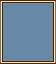

A 2D game scene composited from a Tiled map and its tileset images. What follows is a short description and the map's XML, with every tile layer's data as written:
An orthogonal 7x8 tile map with 8x8 px tiles, 1 tile layer (Tile Layer 1).

<map version="1.5" tiledversion="1.7.2" orientation="orthogonal" renderorder="right-down" width="7" height="8" tilewidth="8" tileheight="8" infinite="0" nextlayerid="2" nextobjectid="1">
 <tileset firstgid="1" name="MenuTiles" tilewidth="8" tileheight="8" tilecount="128" columns="32">
  <image source="MenuTiles.png" width="256" height="32" />
 </tileset>
 <layer id="1" name="Tile Layer 1" width="7" height="8">
  <data encoding="csv">
2147483739,90,90,90,90,90,91,
96,10,10,10,10,10,2147483744,
96,10,10,10,10,10,2147483744,
96,10,10,10,10,10,2147483744,
96,10,10,10,10,10,2147483744,
96,10,10,10,10,10,2147483744,
96,10,10,10,10,10,2147483744,
3221225563,3221225562,3221225562,3221225562,3221225562,3221225562,1073741915
</data>
 </layer>
</map>
